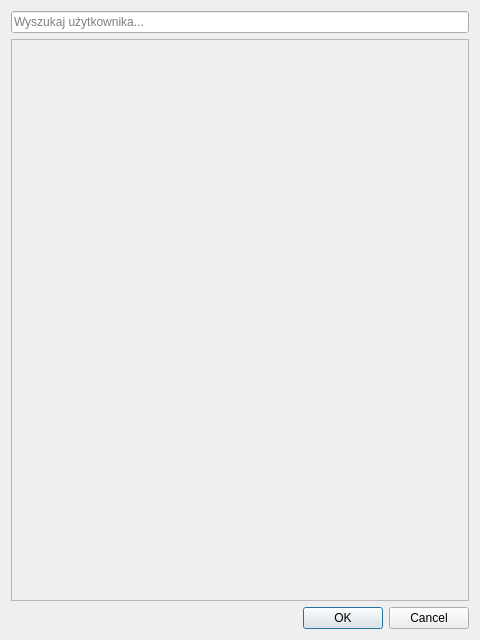
<?xml version="1.0" encoding="UTF-8"?>
<ui version="4.0">
 <class>SelectUserDialog</class>
 <widget class="QDialog" name="SelectUserDialog">
  <property name="geometry">
   <rect>
    <x>0</x>
    <y>0</y>
    <width>480</width>
    <height>640</height>
   </rect>
  </property>
  <property name="windowTitle">
   <string>Użytkownicy</string>
  </property>
  <layout class="QVBoxLayout" name="verticalLayout">
   <item>
    <widget class="QLineEdit" name="lineEdit">
     <property name="frame">
      <bool>true</bool>
     </property>
     <property name="placeholderText">
      <string>Wyszukaj użytkownika...</string>
     </property>
    </widget>
   </item>
   <item>
    <widget class="QScrollArea" name="scrollArea">
     <property name="widgetResizable">
      <bool>true</bool>
     </property>
     <widget class="QWidget" name="scrollAreaWidgetContents">
      <property name="geometry">
       <rect>
        <x>0</x>
        <y>0</y>
        <width>460</width>
        <height>556</height>
       </rect>
      </property>
     </widget>
    </widget>
   </item>
   <item>
    <widget class="QDialogButtonBox" name="buttonBox">
     <property name="orientation">
      <enum>Qt::Orientation::Horizontal</enum>
     </property>
     <property name="standardButtons">
      <set>QDialogButtonBox::StandardButton::Cancel|QDialogButtonBox::StandardButton::Ok</set>
     </property>
    </widget>
   </item>
  </layout>
 </widget>
 <resources/>
 <connections>
  <connection>
   <sender>buttonBox</sender>
   <signal>accepted()</signal>
   <receiver>SelectUserDialog</receiver>
   <slot>accept()</slot>
   <hints>
    <hint type="sourcelabel">
     <x>248</x>
     <y>254</y>
    </hint>
    <hint type="destinationlabel">
     <x>157</x>
     <y>274</y>
    </hint>
   </hints>
  </connection>
  <connection>
   <sender>buttonBox</sender>
   <signal>rejected()</signal>
   <receiver>SelectUserDialog</receiver>
   <slot>reject()</slot>
   <hints>
    <hint type="sourcelabel">
     <x>316</x>
     <y>260</y>
    </hint>
    <hint type="destinationlabel">
     <x>286</x>
     <y>274</y>
    </hint>
   </hints>
  </connection>
 </connections>
</ui>
